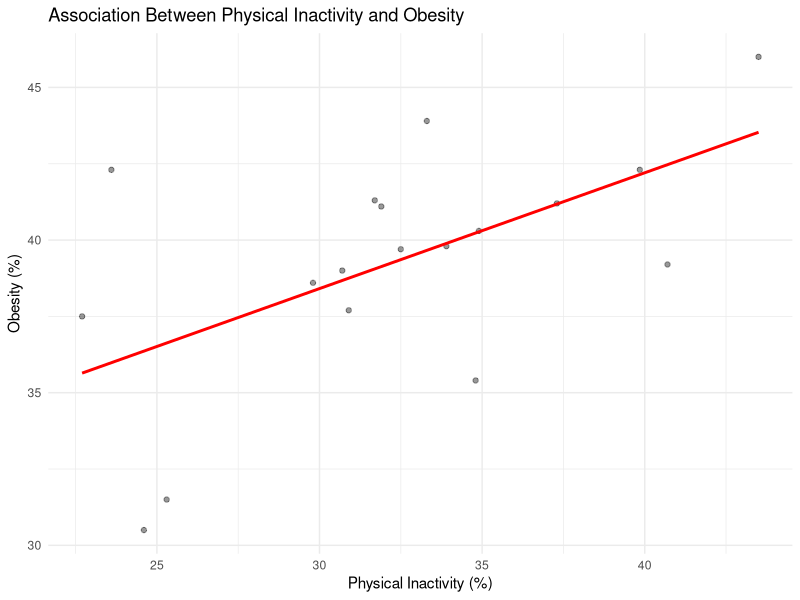
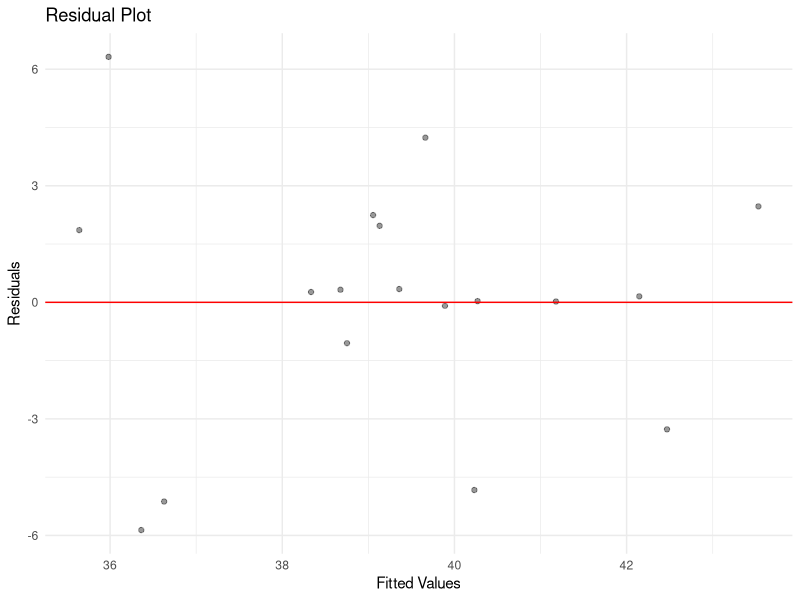
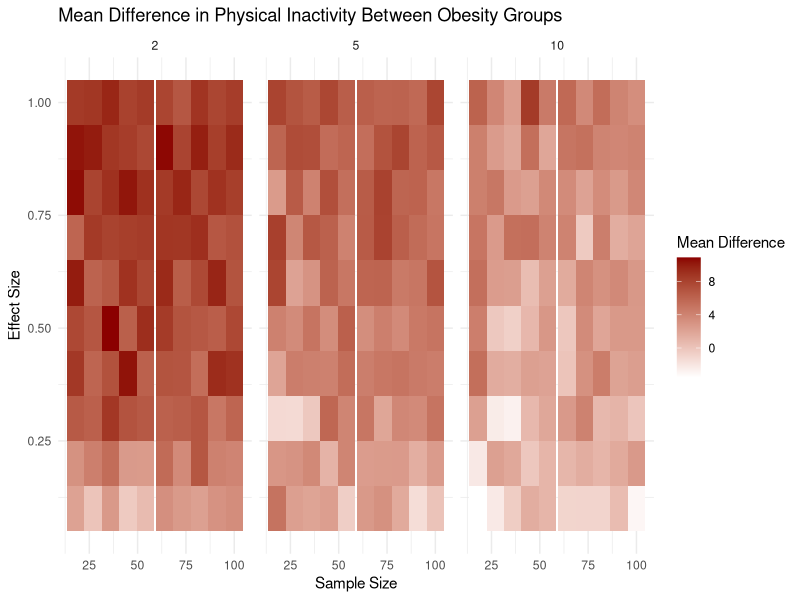
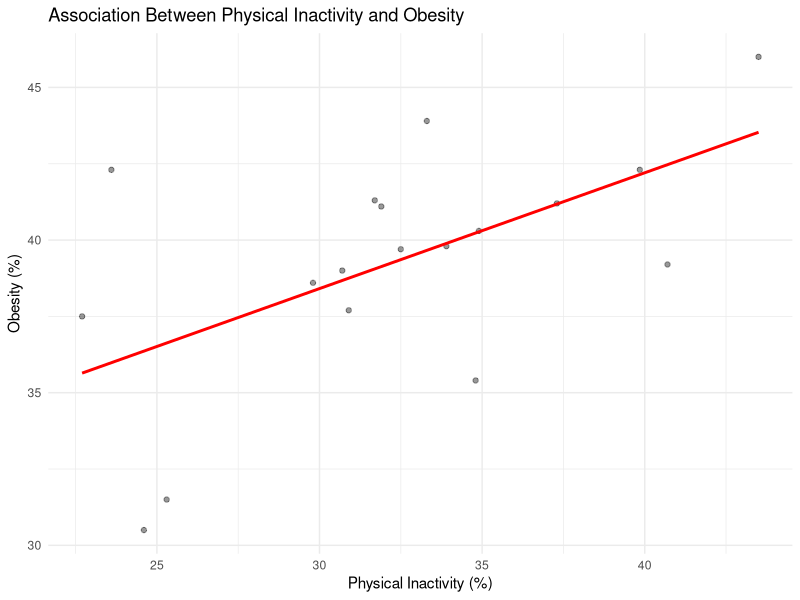
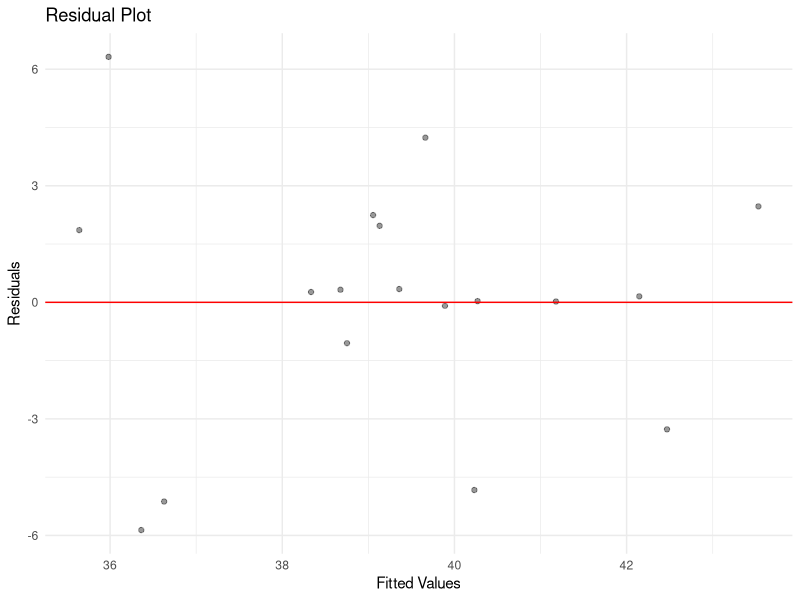
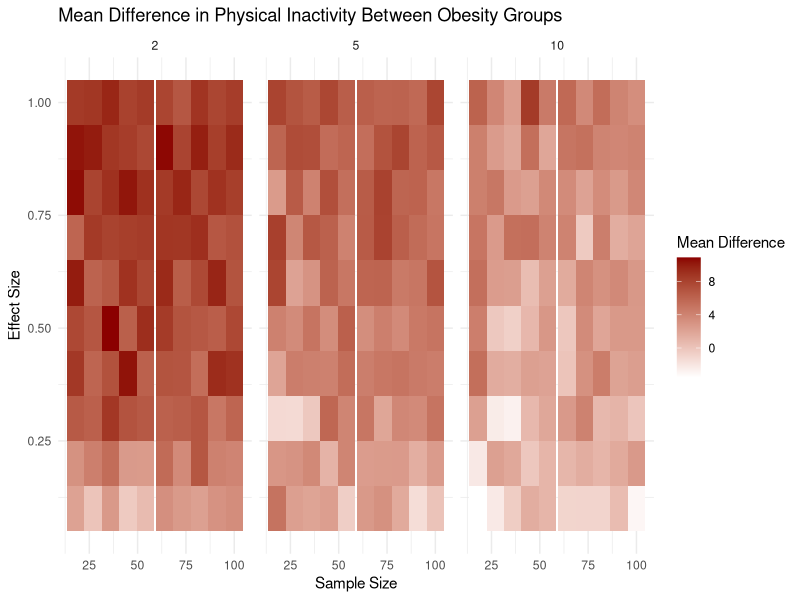

Write R code to recreate these figures, in order.
# =====================
# CP04 - Simulation Analysis
# =====================

# Packages
library(ggplot2)
library(dplyr)
library(tidyr)

# =====================
# Load data (USE RELATIVE PATH)
# =====================
data <- read.csv(
  "data/raw/PLACES_sample.csv",
  stringsAsFactors = FALSE
)

# =====================
# Data Preparation
# =====================

data_clean <- data %>%
  filter(Data_Value_Type == "Crude prevalence",
         Year == 2023)

selected <- data_clean %>%
  filter(Measure %in% c("No leisure-time physical activity among adults",
                        "Obesity among adults")) %>%
  select(LocationName, Measure, Data_Value) %>%
  pivot_wider(
    names_from = Measure,
    values_from = Data_Value,
    values_fn = mean
  ) %>%
  rename(
    County = LocationName,
    Physical_Inactivity = `No leisure-time physical activity among adults`,
    Obesity = `Obesity among adults`
  ) %>%
  drop_na()

# =====================
# Scatterplot
# =====================

ggplot(selected, aes(x = Physical_Inactivity, y = Obesity)) +
  geom_point(alpha = 0.4) +
  geom_smooth(method = "lm", se = FALSE, color = "red") +
  labs(
    title = "Association Between Physical Inactivity and Obesity",
    x = "Physical Inactivity (%)",
    y = "Obesity (%)"
  ) +
  theme_minimal()

ggsave("output/figures/cp04_scatterplot.png", width = 6, height = 4)

# =====================
# Residual Plot
# =====================

model <- lm(Obesity ~ Physical_Inactivity, data = selected)

ggplot(data.frame(
  Fitted = fitted(model),
  Residuals = resid(model)
), aes(x = Fitted, y = Residuals)) +
  geom_point(alpha = 0.4) +
  geom_hline(yintercept = 0, color = "red") +
  labs(
    title = "Residual Plot",
    x = "Fitted Values",
    y = "Residuals"
  ) +
  theme_minimal()

ggsave("output/figures/cp04_residuals.png", width = 6, height = 4)

# =====================
# Simulation Example
# =====================

set.seed(123)

effect_example <- 0.5
noise_example <- 5
n_example <- 500

X <- rnorm(n_example,
           mean = mean(selected$Physical_Inactivity),
           sd = sd(selected$Physical_Inactivity))

epsilon <- rnorm(n_example, mean = 0, sd = noise_example)

Y <- effect_example * X + 10 + epsilon

sim_data <- data.frame(
  Physical_Inactivity = X,
  Obesity = Y
)

# =====================
# Summary Statistics (Example)
# =====================

summary_stats <- sim_data %>%
  mutate(Obesity_Group = ifelse(Obesity > median(Obesity),
                                "High_Obesity",
                                "Low_Obesity")) %>%
  group_by(Obesity_Group) %>%
  summarise(
    Q1_Inactivity = quantile(Physical_Inactivity, 0.25),
    Median_Inactivity = median(Physical_Inactivity),
    Q3_Inactivity = quantile(Physical_Inactivity, 0.75),
    Mean_Inactivity = mean(Physical_Inactivity),
    .groups = "drop"
  )

print(summary_stats)

# =====================
# Simulation Function
# =====================

simulate_data <- function(effect_size, noise_sd, sample_size) {
  
  X <- rnorm(sample_size,
             mean = mean(selected$Physical_Inactivity),
             sd = sd(selected$Physical_Inactivity))
  
  epsilon <- rnorm(sample_size, mean = 0, sd = noise_sd)
  
  Y <- effect_size * X + 10 + epsilon
  
  sim_data <- data.frame(
    Physical_Inactivity = X,
    Obesity = Y
  )
  
  summary_stats <- sim_data %>%
    mutate(Obesity_Group = ifelse(Obesity > median(Obesity),
                                  "High_Obesity",
                                  "Low_Obesity")) %>%
    group_by(Obesity_Group) %>%
    summarise(
      Q1_Inactivity = quantile(Physical_Inactivity, 0.25),
      Median_Inactivity = median(Physical_Inactivity),
      Q3_Inactivity = quantile(Physical_Inactivity, 0.75),
      Mean_Inactivity = mean(Physical_Inactivity),
      .groups = "drop"
    )
  
  return(list(data = sim_data, summary = summary_stats))
}

# =====================
# Simulation Automation
# =====================

actual_n <- nrow(selected)

effect_sizes <- seq(0.1, 1, length.out = 10)
sample_sizes <- unique(round(seq(100, actual_n, length.out = 10)))
noise_levels <- c(2, 5, 10)

param_grid <- expand.grid(
  effect_size = effect_sizes,
  sample_size = sample_sizes,
  noise_level = noise_levels
)

results <- vector("list", nrow(param_grid))

for (i in 1:nrow(param_grid)) {
  
  sim <- simulate_data(
    effect_size = param_grid$effect_size[i],
    noise_sd = param_grid$noise_level[i],
    sample_size = param_grid$sample_size[i]
  )
  
  results[[i]] <- list(
    parameters = param_grid[i, ],
    simulated_data = sim$data,
    summary_stats = sim$summary
  )
}

# =====================
# Combine Results
# =====================

combined_summary <- do.call(rbind,
  lapply(results, function(res) {
    
    high <- res$summary %>%
      filter(Obesity_Group == "High_Obesity") %>%
      pull(Mean_Inactivity)
    
    low <- res$summary %>%
      filter(Obesity_Group == "Low_Obesity") %>%
      pull(Mean_Inactivity)
    
    data.frame(
      effect_size = res$parameters$effect_size,
      sample_size = res$parameters$sample_size,
      noise_level = res$parameters$noise_level,
      Mean_Difference = high - low
    )
  })
)

# =====================
# Heatmap (IMPORTANT)
# =====================

ggplot(combined_summary,
       aes(x = sample_size,
           y = effect_size,
           fill = Mean_Difference)) +
  geom_tile() +
  facet_wrap(~noise_level) +
  labs(
    title = "Mean Difference in Physical Inactivity Between Obesity Groups",
    x = "Sample Size",
    y = "Effect Size",
    fill = "Mean Difference"
  ) +
  scale_fill_gradient(low = "white", high = "darkred") +
  theme_minimal()

ggsave("output/figures/cp04_heatmap.png", width = 7, height = 5)
